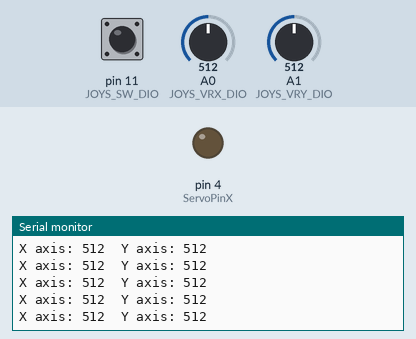
This program was run on a simulated Arduino Uno, built with avr-gcc and run on an emulated ATmega328P. On the bench: output pins drawn as LEDs (lit = HIGH), the last lines printed to the serial monitor. The inputs (shaded band) are chosen by the test bench; at power-on: A0 (JOYS_VRX_DIO) = 512, A1 (JOYS_VRY_DIO) = 512, pin 11 (JOYS_SW_DIO) HIGH.

Above: at 1.2 s.
1.3 s: A0 (JOYS_VRX_DIO) set to 104
At 2.1 s:
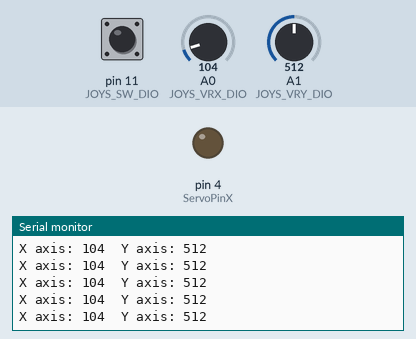
4.3 s: A0 (JOYS_VRX_DIO) set to 91
At 4.8 s:
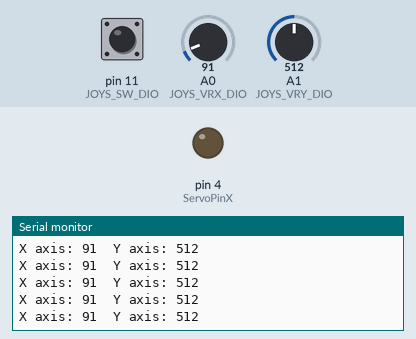
7.3 s: A1 (JOYS_VRY_DIO) set to 106
At 8.1 s:
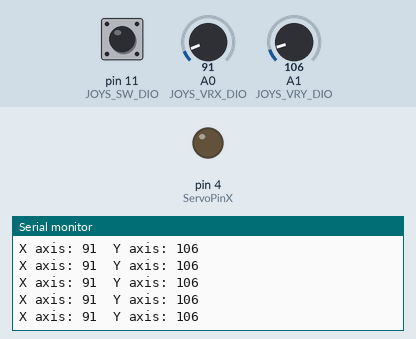
10.3 s: A1 (JOYS_VRY_DIO) set to 89
At 11.3 s:
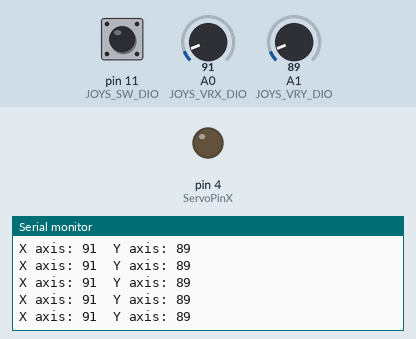
Timing chart, 0 to 13.3 s (numbered marks = the images above; inputs shaded):
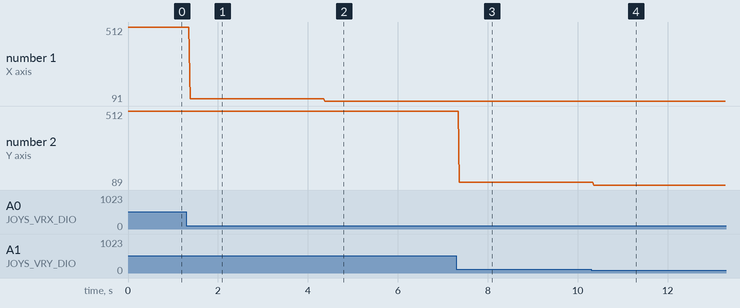

The program:

main.cpp
```cpp
#include <Arduino.h>
#include <Servo.h>

// Servo cool_servo, cool_servo2;
// int servo_position = 0;


// void setup() {

//   cool_servo.attach (9);
//   cool_servo2.attach (10);
// }

// void loop() {
//   for (servo_position = 0; servo_position<= 180; servo_position += 1){
//     cool_servo.write(servo_position);
//     cool_servo2.write(servo_position);
//     delay(15);
//   }
//   for (servo_position=180; servo_position>= 0; servo_position -=1){
//     cool_servo.write(servo_position);
//     cool_servo2.write(servo_position);
//     delay(15);
//   }
// }

#define JOYS_VRX_DIO A0    /* Selects the input pin for the joysticks X-Axis */
#define JOYS_VRY_DIO A1    /* Selects the input pin for the joysticks Y-Axis */

#define JOYS_SW_DIO 11      /* Selects the input pin for the joysticks push button */

#define ServoPinX 4 /* Selects the input pin for servo X direction steering. */
#define ServoPinY 2 /* Selects the input pin for servo Y direction steering. */


// Initialises serial and DIO */

void setup() {
  /* Sets up the serial port for displaying the status of the sensor */
  Serial.begin(9600);

  /* Configures the DIO pin that the joysticks push button will be connected
     to. As it has no pull-up we will need to enable the Arduino's internal pull-up */
  pinMode(ServoPinX, OUTPUT);
  pinMode(JOYS_SW_DIO, INPUT);
  digitalWrite(JOYS_SW_DIO, HIGH); // turns on pull-up resistors
}


// Main program loop */
void loop()
{
  /* Reads the current position of the joysticks X & Y axis via the analogue pins */
  Serial.print("X axis: ");
  Serial.print(analogRead(JOYS_VRX_DIO));
  Serial.print("  Y axis: ");
  Serial.print(analogRead(JOYS_VRY_DIO));

  /* Reads the state of the push button and if pressed, outputs the state to the
     serial port */
  if (!digitalRead(JOYS_SW_DIO))
  {
    Serial.println("  Button pressed !");
  }else
  {
     Serial.println();
  }

  if (!analogRead(JOYS_VRX_DIO))
  { digitalWrite(ServoPinX, HIGH);
    delayMicroseconds(1450); // Duration of the pusle in microseconds
    digitalWrite(ServoPinX, LOW);
    delayMicroseconds(18550); }
}
```

Measured:
- after the input at 1.3 s, the serial monitor: prints a new line after 0.08 s (image 1)
- after the input at 4.3 s, the serial monitor: prints a new line after 0.08 s (image 2)
- after the input at 7.3 s, the serial monitor: prints a new line after 0.07 s (image 3)
- after the input at 10.3 s, the serial monitor: prints a new line after 0.06 s (image 4)
- plotted number 1: 512 → 104 after the input at 1.3 s, 104 → 91 after the input at 4.3 s
- plotted number 2: 512 → 106 after the input at 7.3 s, 106 → 89 after the input at 10.3 s
